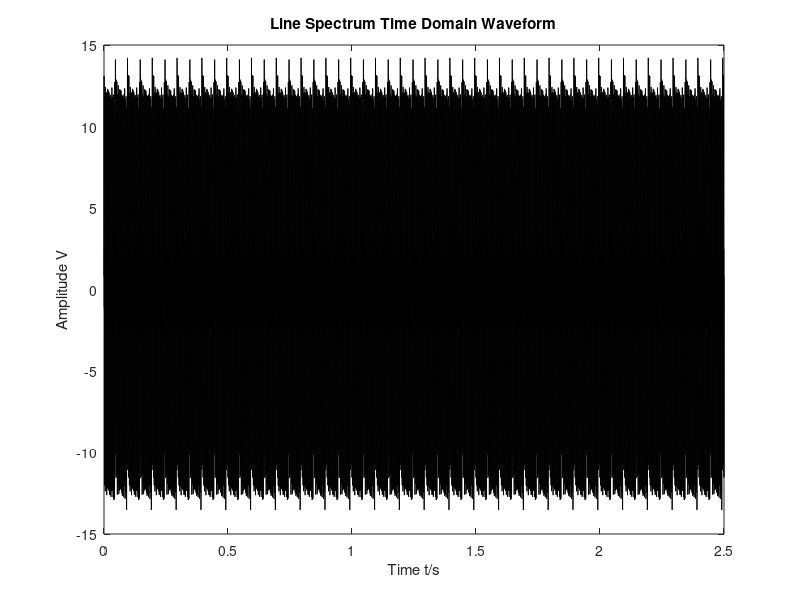
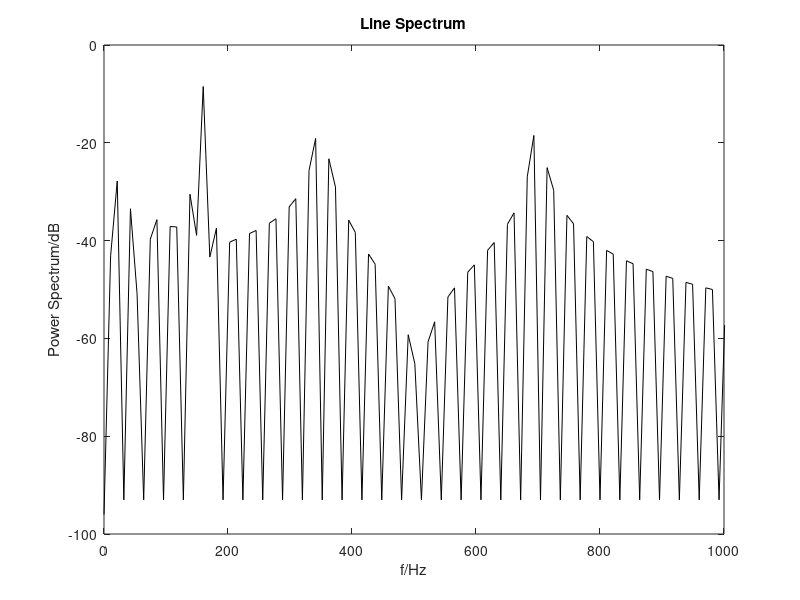

MATLAB code to generate these figures, in order: (Note: this script raises an error after producing the figures.)
clc;
clear all;
clf;

Fs = 32000;
n = 4; % Number of propeller blades
s = 4; % Propeller speed

%%%% Below 100Hz, the line spectrum frequencies can be represented as follows %%%%
Ts = 0:1/Fs:2.5; % Time series
ni = 9; % Eight line spectra
Ak = 0.5 * rand(1,10); % Line spectrum amplitude
Ik = 0.25 * pi * rand(1,10); % Random phases

% Calculate the line spectrum frequencies
f1 = zeros(1, ni);
C = [];
for m1 = 1:ni
    f1(m1) = m1 * n * s;
end
f = f1;
disp(f)

%%% K represents the number of line spectra, Ak, f, Ik correspond to the amplitude, frequency, and phase of the k-th line spectrum
%% Calculate the power spectrum %%%
fi = 80;
L = 4; % The highest frequency of line spectra cannot exceed 100Hz, with the highest being ni*fi/L
fait = 0.25 * pi;
temp = 1:1:ni;
G = 0;
for i = 1:1:ni               
   G1 = Ak(i) * sin(temp(i) * (2 * pi * fi / L * Ts + fait) + Ik(i));
   G = G + G1;
end

G = G + 7.5 * sin(2 * pi * 350 * Ts) + 6.5 * sin(2 * pi * 700 * Ts);

figure;
plot(Ts, G, 'k');
xlabel('Time t/s');
ylabel('Amplitude V');
title('Line Spectrum Time Domain Waveform');

%% 

% Power spectrum analysis
window = boxcar(length(G)); % Rectangular window 
nfft = 3000; 
[Pxxm, f] = periodogram(G, window, nfft, Fs); % Direct method 
PxxM = 10 * log10(Pxxm);

figure(); 
plot(f, PxxM, 'k');
xlabel('f/Hz');
ylabel('Power Spectrum/dB'); % Plot the graph before 3000
title('Line Spectrum');
xlim([0, 1000]);

%%%% White noise construction using a FIR filter with a specific response %%%%

%%%% Use Box-Muller method to generate normally distributed random numbers (mean = 0, std = 1) %%%%

m = 10;
n1 = 5;
t0 = 5000; % Generate normally distributed random numbers

for i = 1:t0   
    a = rand;    
    b = rand;     
    X1(i) = sqrt((-2) * log10(a)) * cos(2 * pi * b);   
    X2(i) = sqrt((-2) * log10(a)) * sin(2 * pi * b);     
    Y1 = X1 * n1 + m;    
    Y2 = X2 * n1 + m; 
end
disp(Y1); % Calculate the mean and standard deviation 
M1 = mean(Y1);
N1 = std(Y1);
disp(M1);
disp(N1); 
disp(Y1); % Calculate the mean and standard deviation 
M2 = mean(Y2);
N2 = std(Y2); 
disp(M2); 
disp(N2); 
h1 = lillietest(Y1);     % If h1 = 1, it means the null hypothesis is rejected, otherwise, it is accepted (i.e., the original distribution is normal)
disp(h1); 
h2 = lillietest(Y2);     % If h2 = 1, it means the null hypothesis is rejected, otherwise, it is accepted (i.e., the original distribution is normal) 
disp(h2);

To = 0.02; 
y = Y2;
N = length(y);
A(1:N) = exp(-To); 
C(1:N) = 1; 
R(1:N) = 1; 
Q(1:N) = 1 - exp(-2 * To); 
P(1) = 1; 

x(1) = y(1); % x(0) = 0; H(1) = 1; 
for n = 2:N 
    P1(n) = A(n) * A(n) * P(n - 1) + Q(n); 
    H(n) = C(n) * P1(n) / (C(n) * C(n) * P1(n) + R(n)); 
    x(n) = A(n) * x(n - 1) + H(n) * (y(n) - C(n) * A(n) * x(n - 1)); 
    P(n) = (1 - C(n) * H(n)) * P1(n); 
end 
i = [1:N]; 
figure(3)
subplot(311)
% x = x(n) / abs(x(n));
plot(i, x, 'k') 
xlabel('Sample Points'); ylabel('Amplitude'); title('White Noise Time Domain Waveform');
set(get(gca, 'XLabel'), 'FontSize', 12); % Graph text size set to 12
set(get(gca, 'YLabel'), 'FontSize', 12);
set(get(gca, 'TITLE'), 'FontSize', 10);
% grid on; 

%%%%% Power Spectrum of White Noise %%%%%%%%
subplot(3,1,2);
P = abs(fft(x)); % Spectrum
fm = (Fs / 2) * N / Fs;
f = (0: fm) * Fs / N;

plot(f, P(1:length(f)), 'k');
% grid on
title('Power Spectrum of White Noise'); xlabel('Frequency'); ylabel('Amplitude');
set(get(gca, 'XLabel'), 'FontSize', 12); % Graph text size set to 12
set(get(gca, 'YLabel'), 'FontSize', 12);
set(get(gca, 'TITLE'), 'FontSize', 10);

CX = xcorr(x, 'unbiased'); % Calculate autocorrelation function of sequence x(n)
CXk = fft(CX, N);
Px = abs(CXk);
index = 0: round(N / 2);
k = index * Fs / N;
Px0 = 10 * log10(Px(index + 1));
subplot(313)
plot(k, Px0, 'k'); 
% grid on;
xlabel('Frequency'); ylabel('Power Spectrum/dB');
title('Power Spectrum of White Noise');
set(get(gca, 'XLabel'), 'FontSize', 12); % Graph text size set to 12
set(get(gca, 'YLabel'), 'FontSize', 12);
set(get(gca, 'TITLE'), 'FontSize', 10);

%% 

%%%% Ideal Ship Radiated Noise Model %%%%
V = 9; % Ship speed
DT = 10000; % Ship displacement, in tons

SLs = 112 + 50 * log(V / 10) + 15 * log(DT); % Empirical formula for sound level above 100Hz, in dB
% Calculate the spectral peak frequency f0
if V >= 10
    f0 = 300 - 200 * (V - 10) / 30;  % For V >= 10 knots
else
    f0 = 300;  % For V < 10 knots
end

SLf0 = SLs + 20 - 20 * log(f0); % Sound pressure level at the spectral peak

K1 = 1; % Slope below the spectral peak frequency
K2 = -20; % Slope above the spectral peak frequency

%%%% Model the continuous spectrum %%%%
ff = 0:1:10000;
SLf = (SLf0 - K1 * log(f0 ./ ff)) .* (ff < f0) + SLf0 .* (ff == f0) + (SLf0 + K2 * log(ff ./ f0)) .* (f0 < ff);

figure(5)
plot(ff, SLf, 'k');
xlabel('Frequency/Hz'); xlim([0, 1100])
ylabel('Sound Pressure Level/dB'); % ylim([160, 200])
title('Expected Continuous Spectrum Curve')
% grid on;
%% 

% Periodic components
Nf = 5000;
n = 0:Nf-1;
t = n / Fs;
f = (0:Nf-1) * Fs / Nf;
Nfft = 2048;
si = 3 * sin(2 * pi * 60 * t) + 2 * sin(2 * pi * 90 * t) + 1 * sin(2 * pi * 120 * t);

% Signal = wgn(2048, 1, 60); % White noise with SNR -20.93 (60), -11.08 (50), 0.219 (35)

[N0, Wc] = buttord([0.05, 0.051], [0.025, 0.1], 6, 9); % wp = 300 / 6000 = 0.05, ws1 = 150 / 6000 = 0.025, ws2 = 600 / 6000 = 0.01
[b, a] = butter(N0, Wc);
xn1 = filter(b, a, x');
figure(6);
subplot(211)
plot(xn1, 'k');
xlabel('Sample Points')
ylabel('Amplitude')
title('Continuous Spectrum Time Domain Waveform')
xn = xn1 + (si(1:length(xn1)))';

subplot(212)
N1 = 2048;
Pxx = 10 * log10(abs(fft(xn, Nfft).^2));
f11 = (0: length(Pxx)-1) * Fs / length(Pxx);
plot(f11, Pxx, 'k');
xlabel('f/Hz');
ylabel('Power Spectrum/dB'); title('Continuous Spectrum')
xlim([0 3000]); % Plot before 3000

% [t1, r1] = size(Pxx);
% [t2, r2] = size(PxxM);
% B1 = zeros((t2 - t1), 1); B = [Pxx; B1];


% 计算 Power Spectrum 和 Time Domain Waveform
PP = Pxx(1:length(PxxM)) + PxxM;
ss = (G((1:length(xn))))' + xn;
PP = Pxx(1:length(PxxM)) + PxxM+100;
figure;
subplot(2,1,2);
plot(f11(1:length(PP)), PP)
xlabel('f/Hz');
ylabel('Power Spectrum/dB');
title('Tug Radiated Noise');
xlim([0,5000]);

subplot(2,1,1);
ss = (G((1:length(xn))))' + xn;
% tf = t * Ts;
pp = length(ss);
tf = Ts * pp / Fs;
plot(tf(1:length(ss)), ss / norm(ss))
title('Tug Radiated Noise Time Domain Waveform');
xlabel('Time(s)');
ylabel('Normalized Amplitude');

%% MFCC
signal = ss; % 输入信号
Fs = 32000; % 采样频率

% 参数设置
win_length = 0.025; % 窗长 (秒)
hop_length = 0.01; % 窗间隔 (秒)
n_mfcc = 15; % 提取的MFCC数量
n_fft = 512; % FFT 点数
num_mel_filters = 26; % Mel 滤波器数量

% 1. 预加重
pre_emphasis = 0.97; % 预加重系数
signal = filter([1 -pre_emphasis], 1, signal);

% 2. 分帧
frame_length = round(win_length * Fs); % 每帧采样点数
frame_hop = round(hop_length * Fs); % 帧移采样点数
frames = buffer(signal, frame_length, frame_length - frame_hop, 'nodelay');

% 3. 加窗
hamming_window = hamming(frame_length); % Hamming 窗
frames = frames .* hamming_window;

% 4. 快速傅里叶变换与功率谱
mag_frames = abs(fft(frames, n_fft)); % FFT 变换
pow_frames = (1 / n_fft) * (mag_frames .^ 2); % 功率谱

% 5. Mel 滤波器组
mel_filters = melFilterBank(Fs, n_fft, num_mel_filters); % Mel 滤波器
mel_energy = pow_frames(1:(n_fft / 2 + 1), :)' * mel_filters'; % Mel 滤波后能量

% 6. 对数能量计算
log_mel_energy = log(mel_energy + eps); % 避免 log(0)

% 7. 离散余弦变换 (DCT)
coeffs = dct(log_mel_energy, [], 2); % 计算 DCT
mfcc = coeffs(:, 1:n_mfcc); % 提取前 n_mfcc 个系数

% 8. 绘制 3D MFCC 图
num_frames = size(mfcc, 1); % 总帧数
num_coeffs = size(mfcc, 2); % MFCC 系数数量
[frame_idx, coeff_idx] = meshgrid(1:num_frames, 1:num_coeffs);

% 创建图形
figure;

% 使用 surf 绘制填充颜色的表面，并保存句柄
h = surf(frame_idx, coeff_idx, mfcc', 'FaceColor', 'interp', 'EdgeColor', 'k'); % 填充颜色并添加网格线


% 设置标签和标题
xlabel('Frame Index');
ylabel('MFCC Coefficients');
zlabel('Amplitude');
title('3D MFCC Features of Tug');
colorbar;
colormap("parula");

% 设置视角
view(60, 30);
set(gcf, 'LineWidth', 2);
% 启用插值着色
shading interp;

%% 设置 STFT 参数
window_length = 1024; % 窗口长度
noverlap = window_length / 2; % 窗口重叠量（50%重叠）
nfft = 1024; % FFT 点数

% 计算信号的 STFT
[~, F, T, P] = spectrogram(ss, window_length, noverlap, nfft, Fs);

% 将功率谱转换为 dB 标度
P_dB = 10 * log10(abs(P));

% 绘制 STFT 时频图
figure;

% 绘制时频图
imagesc(T, F, P_dB); % 时频图
axis xy; % 反转 y 轴，使频率从低到高
xlabel('Time(s)');
ylabel('Frequency (Hz)');
title('STFT of Tug');
ylim([0,3000]);
colorbar; % 显示色标
caxis([-100 0]); % 设置颜色条范围（dB）